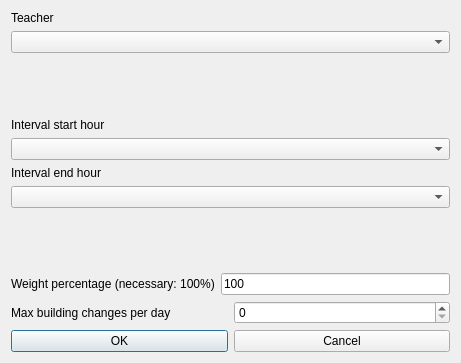
<?xml version="1.0" encoding="UTF-8"?>
<ui version="4.0">
 <class>ModifyConstraintTeacherMaxBuildingChangesPerDayInIntervalForm_template</class>
 <widget class="QDialog" name="ModifyConstraintTeacherMaxBuildingChangesPerDayInIntervalForm_template">
  <property name="geometry">
   <rect>
    <x>0</x>
    <y>0</y>
    <width>461</width>
    <height>363</height>
   </rect>
  </property>
  <property name="windowTitle">
   <string extracomment="This is the title of the dialog to modify a constraint of this type">Modify teacher max building changes per day in interval</string>
  </property>
  <layout class="QGridLayout" name="gridLayout">
   <item row="7" column="0">
    <layout class="QHBoxLayout">
     <item>
      <widget class="QPushButton" name="okPushButton">
       <property name="text">
        <string>OK</string>
       </property>
      </widget>
     </item>
     <item>
      <widget class="QPushButton" name="cancelPushButton">
       <property name="text">
        <string>Cancel</string>
       </property>
      </widget>
     </item>
    </layout>
   </item>
   <item row="1" column="0">
    <spacer name="spacer2">
     <property name="orientation">
      <enum>Qt::Vertical</enum>
     </property>
     <property name="sizeType">
      <enum>QSizePolicy::Expanding</enum>
     </property>
     <property name="sizeHint" stdset="0">
      <size>
       <width>20</width>
       <height>41</height>
      </size>
     </property>
    </spacer>
   </item>
   <item row="3" column="0">
    <layout class="QVBoxLayout" name="verticalLayout_2">
     <item>
      <widget class="QLabel" name="endTextLabel">
       <property name="frameShape">
        <enum>QFrame::NoFrame</enum>
       </property>
       <property name="frameShadow">
        <enum>QFrame::Plain</enum>
       </property>
       <property name="text">
        <string>Interval end hour</string>
       </property>
       <property name="wordWrap">
        <bool>false</bool>
       </property>
      </widget>
     </item>
     <item>
      <widget class="QComboBox" name="endHourComboBox">
       <property name="editable">
        <bool>false</bool>
       </property>
       <property name="insertPolicy">
        <enum>QComboBox::NoInsert</enum>
       </property>
       <property name="duplicatesEnabled">
        <bool>false</bool>
       </property>
      </widget>
     </item>
    </layout>
   </item>
   <item row="4" column="0">
    <spacer name="verticalSpacer">
     <property name="orientation">
      <enum>Qt::Vertical</enum>
     </property>
     <property name="sizeHint" stdset="0">
      <size>
       <width>278</width>
       <height>6</height>
      </size>
     </property>
    </spacer>
   </item>
   <item row="2" column="0">
    <layout class="QVBoxLayout" name="verticalLayout">
     <item>
      <widget class="QLabel" name="startTextLabel">
       <property name="frameShape">
        <enum>QFrame::NoFrame</enum>
       </property>
       <property name="frameShadow">
        <enum>QFrame::Plain</enum>
       </property>
       <property name="text">
        <string>Interval start hour</string>
       </property>
       <property name="wordWrap">
        <bool>false</bool>
       </property>
      </widget>
     </item>
     <item>
      <widget class="QComboBox" name="startHourComboBox">
       <property name="editable">
        <bool>false</bool>
       </property>
       <property name="insertPolicy">
        <enum>QComboBox::NoInsert</enum>
       </property>
       <property name="duplicatesEnabled">
        <bool>false</bool>
       </property>
      </widget>
     </item>
    </layout>
   </item>
   <item row="5" column="0">
    <layout class="QHBoxLayout">
     <item>
      <widget class="QLabel" name="weightTextLabel">
       <property name="frameShape">
        <enum>QFrame::NoFrame</enum>
       </property>
       <property name="frameShadow">
        <enum>QFrame::Plain</enum>
       </property>
       <property name="text">
        <string>Weight percentage (necessary: 100%)</string>
       </property>
       <property name="wordWrap">
        <bool>false</bool>
       </property>
      </widget>
     </item>
     <item>
      <widget class="QLineEdit" name="weightLineEdit">
       <property name="text">
        <string notr="true">100</string>
       </property>
      </widget>
     </item>
    </layout>
   </item>
   <item row="6" column="0">
    <layout class="QHBoxLayout">
     <item>
      <widget class="QLabel" name="textLabel">
       <property name="text">
        <string>Max building changes per day</string>
       </property>
       <property name="wordWrap">
        <bool>false</bool>
       </property>
      </widget>
     </item>
     <item>
      <widget class="QSpinBox" name="maxChangesSpinBox"/>
     </item>
    </layout>
   </item>
   <item row="0" column="0">
    <layout class="QVBoxLayout" name="verticalLayout_3">
     <item>
      <widget class="QLabel" name="teacherTextLabel">
       <property name="frameShape">
        <enum>QFrame::NoFrame</enum>
       </property>
       <property name="frameShadow">
        <enum>QFrame::Plain</enum>
       </property>
       <property name="text">
        <string>Teacher</string>
       </property>
       <property name="wordWrap">
        <bool>false</bool>
       </property>
      </widget>
     </item>
     <item>
      <widget class="QComboBox" name="teachersComboBox">
       <property name="editable">
        <bool>false</bool>
       </property>
       <property name="insertPolicy">
        <enum>QComboBox::NoInsert</enum>
       </property>
       <property name="duplicatesEnabled">
        <bool>false</bool>
       </property>
      </widget>
     </item>
    </layout>
   </item>
  </layout>
 </widget>
 <layoutdefault spacing="6" margin="11"/>
 <resources/>
 <connections/>
</ui>
